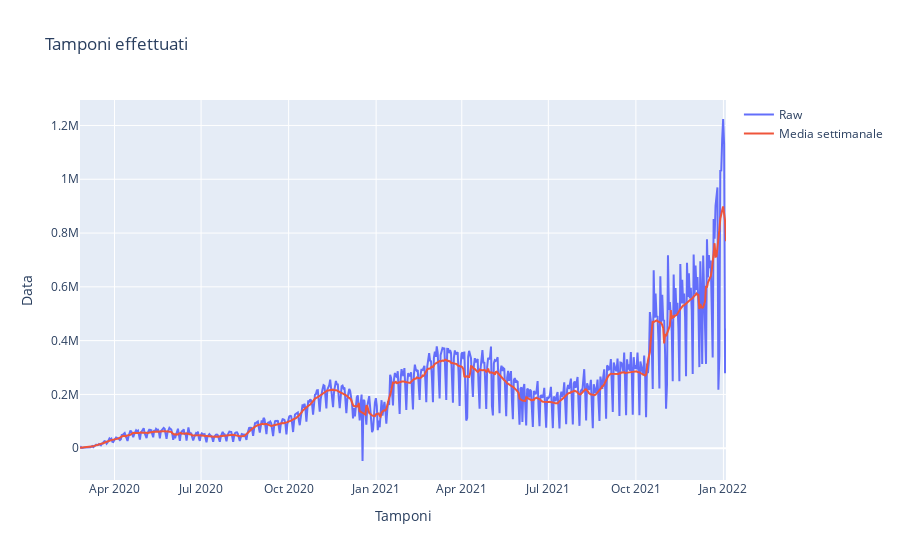

The notebook cell saved with this chart:
### Markdown cell above
## Tamponi effettuati

### Nazionale

### Code cell
'''
fig=px.scatter(x=giorni,
            y=[trend['tamponi_giornalieri']['Italia'],
               moving_function_rev1(trend['tamponi_giornalieri']['Italia'],np.nanmean,3,3)])
'''

import plotly.graph_objects as go

fig = go.Figure()
fig.add_trace(go.Scatter(x=giorni, y=trend['tamponi_giornalieri']['Italia'],
                    mode='lines',
                    name='Raw'))
fig.add_trace(go.Scatter(x=giorni, y=moving_function_rev1(trend['tamponi_giornalieri']['Italia'],np.nanmean,3,3),
                    mode='lines', name='Media settimanale'))


fig.update_layout(
    title="Tamponi effettuati",
    xaxis_title="Tamponi",
    yaxis_title="Data",
    legend_title="")

fig.data[0].name='Raw'
fig.data[1].name='Media settimanale'

fig.show()

### Figure 1 — Plotly figure (JSON) as saved in the notebook; plotly's stock layout.template omitted (floating-point values rounded to 4 significant figures; data arrays with more than 128 entries replaced by an {"elided": "..."} marker saying what was removed)
{"data": [{"mode": "lines", "name": "Raw", "type": "scatter", "x": {"elided": "680 str values"}, "y": {"elided": "680 int values"}}, {"mode": "lines", "name": "Media settimanale", "type": "scatter", "x": {"elided": "680 str values"}, "y": {"elided": "680 float values"}}], "layout": {"legend": {"title": {"text": ""}}, "title": {"text": "Tamponi effettuati"}, "xaxis": {"title": {"text": "Tamponi"}}, "yaxis": {"title": {"text": "Data"}}}}
